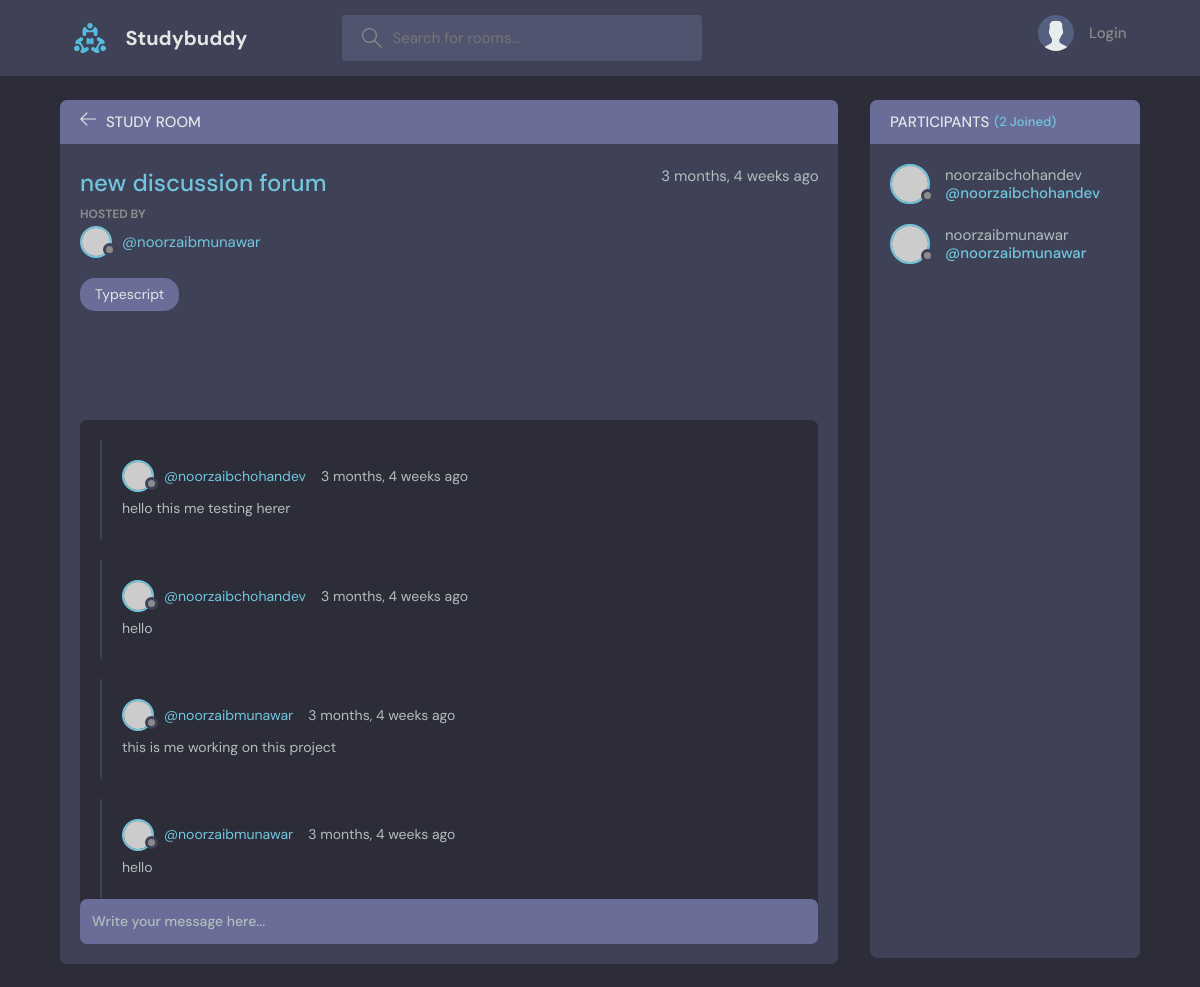
The page /room/40/ on the database its author committed.
### base/models.py (models this page shows, shortened)
class Room(models.Model):
    host = models.ForeignKey(User, on_delete = models.SET_NULL, null= True)
    topic = models.ForeignKey(Topic, on_delete = models.SET_NULL, null = True)
    name = models.CharField(max_length=200)
    description = models.TextField(null=True,blank=True)
    participants = models.ManyToManyField(User, related_name='participants', blank=True)
    updated = models.DateTimeField(auto_now=True)
    created = models.DateTimeField(auto_now_add= True)
    class Meta:
        ordering = ['-updated','-created']

class Topic(models.Model):
    name = models.CharField(max_length=200)
    def __str__(self):
        return self.name

class Message(models.Model):
    user = models.ForeignKey(User,on_delete = models.CASCADE)
    room = models.ForeignKey(Room, on_delete = models.CASCADE)
    body = models.TextField(default='')
    updated = models.DateTimeField(auto_now = True)
    created = models.DateTimeField(auto_now_add = True)
    class Meta:
        ordering = ['-updated','-created']

### base/views.py (the view)
# urls.py: path('room/<str:pk>/', RoomDetailView.as_view(), name='room'),
class RoomDetailView(DetailView):
    model = Room
    template_name = 'base/room.html'
    context_object_name = 'room'
    def get_context_data(self, **kwargs):
        context = super().get_context_data(**kwargs)
        context['room_messages'] = self.object.message_set.all()
        context['participants'] = self.object.participants.all()
        return context

### base/templates/base/room.html (shortened to what this page needs)
{% extends 'main.html' %}
{% block content %}
<main class="profile-page layout layout--2">
  <div class="container">
    <div class="room">
      <div class="room__top">
        <div class="room__topLeft">
          <a href="{% url 'home' %}">
            <svg version="1.1" xmlns="http://www.w3.org/2000/svg" width="32" height="32" viewBox="0 0 32 32">
              <title>arrow-left</title>
              <path
                d="M13.723 2.286l-13.723 13.714 13.719 13.714 1.616-1.611-10.96-10.96h27.625v-2.286h-27.625l10.965-10.965-1.616-1.607z"
              ></path>
            </svg>
          </a>
          <h3>Study Room</h3>
        </div>
      </div>
      <div class="room__box scroll">
        <div class="room__header scroll">
          <div class="room__info">
            <h3>{{ room.name }}</h3>
            <span>{{ room.created|timesince }} ago</span>
          </div>
          <div class="room__hosted">
            <p>Hosted By</p>
            <a href="{% url 'user_profile' room.host.id %}" class="room__author">
              <div class="avatar avatar--small">
                <img src="https://randomuser.me/api/portraits/men/37.jpg" />
              </div>
              <span>@{{ room.host.username }}</span>
            </a>
          </div>
          <span class="room__topics">{{ room.topic }}</span>
        </div>
        <div class="room__conversation">
          <div class="threads scroll">
            {% for message in room_messages %}
            <div class="thread">
              <div class="thread__top">
                <div class="thread__author">
                  <a href="{% url 'user_profile' message.user.id %}" class="thread__authorInfo">
                    <div class="avatar avatar--small">
                      <img src="https://randomuser.me/api/portraits/men/37.jpg" />
                    </div>
                    <span>@{{ message.user.username }}</span>
                  </a>
                  <span class="thread__date">{{ message.created|timesince }} ago</span>
                </div>
              </div>
              <div class="thread__details">
                {{ message.body }}
              </div>
            </div>
            {% endfor %}
          </div>
        </div>
      </div>
      <div class="room__message">
        <form action="{% url 'room_message_create' room.id %}" method="post">
          <input name="body" placeholder="Write your message here..." />
        </form>
      </div>
    </div>
    <div class="participants">
      <h3 class="participants__top">Participants <span>({{ participants.count }} Joined)</span></h3>
      <div class="participants__list scroll">
        {% for user in participants %}
        <a href="{% url 'user_profile' user.id %}" class="participant">
          <div class="avatar avatar--medium">
            <img src="https://randomuser.me/api/portraits/men/37.jpg" />
          </div>
          <p>
            {{ user.username }}
            <span>@{{ user.username }}</span>
          </p>
        </a>
        {% endfor %}
      </div>
    </div>
  </div>
</main>
{% endblock content %}

### rows shown on the page
Room: name "new discussion forum", created "3 months, 4 weeks", host.username "noorzaibmunawar", topic "Typescript"
Message: user.username "noorzaibchohandev", created "3 months, 4 weeks", body "hello this me testing herer"
Message: user.username "noorzaibchohandev", created "3 months, 4 weeks", body "hello"
Message: user.username "noorzaibmunawar", created "3 months, 4 weeks", body "this is me working on this project"
Message: user.username "noorzaibmunawar", created "3 months, 4 weeks", body "hello"

### other values the page prints
{{ participants.count }} "2"
{{ user.username }} "noorzaibchohandev"
{{ user.username }} "noorzaibmunawar"
